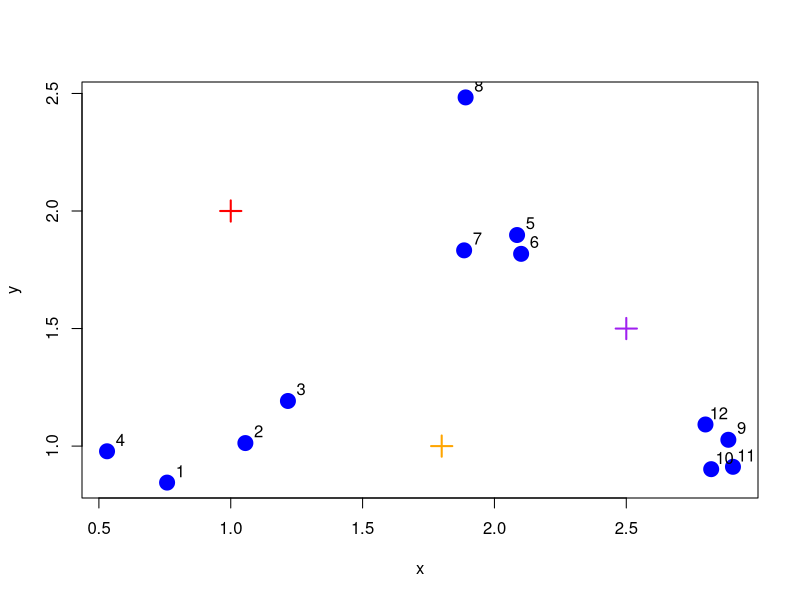

Here is the R script that generated this plot: (Note: this script raises an error after producing the figure.)
# Practice Programming Assignment: swirl Lesson 2: K Means Clustering
# week 3

library(ggplot2)
library(fields)
library(jpeg)
library(datasets)

# this technique is most useful in the early stages of analysis when trying to 
# understand the data

# Consider the random points generated:
set.seed(1234)
x <- rnorm(12, mean = rep(1:3, each = 4), sd = 0.2)
y <- rnorm(12, mean = rep(c(1,2,1), each  = 4), sd = 0.2)
plot(x,y,col="blue", pch=19, cex=2)
text(x+0.05, y + 0.05, labels = as.character(1:12))

# k-means is a partioning approach which requires that to first guess how many 
# clusters are present (or wanted). Once this number is fixed, randomly create a 
# "centroid" (a phantom point) for each cluster and assign each point or 
# observation in the dataset to the centroid to which it is closest. Once each 
# point is assigned a centroid, readjust the centroid's position by making it 
# the average of the points assigned to it.
# Once the centroid have been repositioned, it is necessary to recalculate the 
# distance of the observations to the centroids and reassign any, if necessary,
# to the centroid closest to them. 
# Once the reassignement is done, readjust the positions of the centroids based 
# on the new cluster membership.
# The process stops once it reachs an iteration in which no adjustments are made 
# or when it's reached some predetermined maximum number of iterations.

# create the centroids
cx <- c(1,1.8,2.5)
cy <- c(2,1,1.5)
points(cx,cy,col=c("red","orange","purple"),pch=3,cex=2,lwd=2)

#dataFrame <- data.frame(x=cx,y=cy)
set.seed(143)
cmat <- matrix(NA,nrow=2,ncol=3)
cmat[1,] <- as.matrix(dataFrame$x) # point data in a matrix
cmat[2,] <- as.matrix(dataFrame$y) 
cmat
# The coordinates of these points are (1,2), (1.8,1) and (2.5,1.5)

# add centroids to plot
points(cx, cy, col = c("red", "orange", "purple"), pch = 3, cex = 2, lwd = 2)

# now calculate the distance between each point and every centroid
# 12 points and 36 centroids = 36 distances to calculate

# swirl function, mdist, to compute the distance
mdist <- function(x,y,cx,cy){
    distTmp <- matrix(NA,nrow=3,ncol=12)
    distTmp[1,] <- (x-cx[1])^2 + (y-cy[1])^2
    distTmp[2,] <- (x-cx[2])^2 + (y-cy[2])^2
    distTmp[3,] <- (x-cx[3])^2 + (y-cy[3])^2  
    return(distTmp)
}
mdist(x,y,cx,cy)
distTmp <- mdist(x,y,cx,cy)

# Now I need to assig a cluster to each point
# Look at each column and pick the minimum entry

# From the distTmp, point 6 would be assigned to cluster 3 (0.26 distance)
# To know the minimum distances
apply(distTmp, 2, which.min) # 2 meaning the columns of distTmp
# The 1st 3 entrances are assigned to the second (orange) cluster, and only points 4 and 8 are assigned to the first red cluster

# store vector of colours in cols1
# store the cluster assignments in newClust
# colurs the 12 points according to the assignments
cols1 <- c("red","orange","purple")
newClust <- apply(distTmp,2,which.min)
points(x,y,pch=19,cex=2,col=cols1[newClust])

# recalculate the centroid so they are the average of the cluster points assigned
# to them
# use tapply which applies "a function over a ragged array" - every element of 
# the array is assigned a factor and the function is applied to subsets of the 
# array (identified by the factor vector)
newCx <- tapply(x, newClust, mean)
newCy <- tapply(y, newClust, mean)

points(newCx, newCy, col = cols1, pch = 8, cex = 2, lwd = 2)
# the centroids have moved closer to their respective clusters

# call mdist to check if the points will need to be reassigned
distTmp2 <- mdist(x,y,newCx,newCy)
distTmp2
# point 7 is closer to red (line 1)
# point 4 is closer to orange (line 2)

# find the new cluster assignments for the points
apply(distTmp2, 2, which.min) 

newClust2 <- apply(distTmp2,2,which.min)

# recolor the points with their new assignments
points(x,y,pch=19,cex=2,col=cols1[newClust2])

# find coordinates of new centroid nd plot them
finalCx <- tapply(x, newClust2, mean)
finalCy <- tapply(y, newClust2, mean)

points(finalCx, finalCy, col = cols1, pch = 9, cex = 2, lwd = 2)

#########################
# R has a command that does all this!
# it's called kmeans
dataFrame <- data.frame(x,y)
kmeans(dataFrame, centers = 3)
kmeansObj <- kmeans(dataFrame,centers=3)

names(kmeansObj)

# how many iterations?
kmeansObj$iter

# to plot the data points color coded to their cluster
kmeansObj$cluster
plot(x,y,col = kmeansObj$cluster, pch = 19, cex = 2)

# add the centroid 
points(kmeansObj$centers, col = c("black", "red", "green"),pch=3,cex=3,lwd=3)

###################
# 6 clusters instead of 3?

# the clustering changes with different starts

plot(x,y,col =  kmeans(dataFrame,6)$cluster, pch = 19, cex = 2)
plot(x,y,col =  kmeans(dataFrame,6)$cluster, pch = 19, cex = 2)
plot(x,y,col =  kmeans(dataFrame,6)$cluster, pch = 19, cex = 2)
